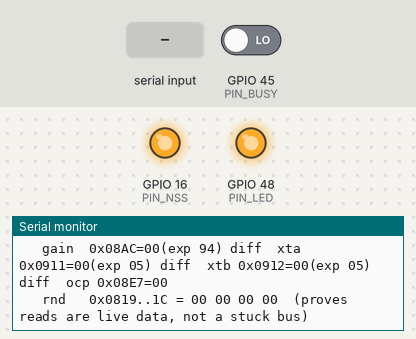
The program below on a simulated ESP32-S3. Parts: output pins drawn as LEDs (lit = HIGH), the last lines printed to the serial monitor. The test bench sets the inputs (shaded band); at power-on: GPIO 45 (PIN_BUSY) LOW. Pins used as bus, display or sensor lines are not drawn.

Above: at 1.4 s.
1.5 s: "90 45\n" received over Serial
At 2.2 s:
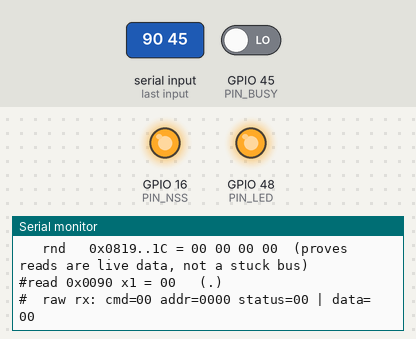
4.5 s: "l 45\n" received over Serial
At 4.9 s:
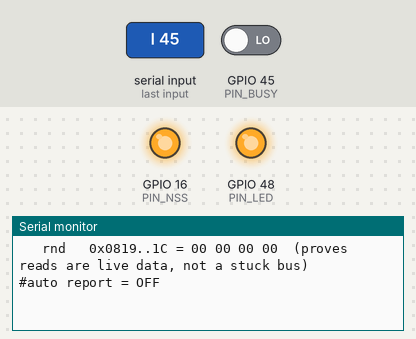

Measured:
- after the input at 1.5 s, the serial monitor: prints a new line at once (image 1)
- after the input at 4.5 s, the serial monitor: prints a new line at once (image 2)

The program:

main.cpp
```cpp
#include <Arduino.h>
#include <SPI.h>
#include <stdarg.h>
#include <stdio.h>
#include <stdlib.h>
#include <string.h>

#include "config.h"

// ============================================================================
// spi-read —— 第二步：通过 SPI 读 LoRa(SX126x) 的寄存器/参数，打印到串口
//
// ⚠️ 关键：SX126x 返回**数据**的命令，在命令/地址之后先吐一个 Status 字节，
//    数据从下一个字节才开始（手册的 SPI 交互表原文）：
//
//      表 13-25 READREGISTER   byte0=0x1D 1=addrH 2=addrL 3=NOP→**Status** 4..=data
//      表 13-39 GETPACKETTYPE  byte0=0x11 1=NOP→**Status** 2=NOP→packetType
//      表 13-84 GETDEVICEERRORS byte0=0x17 1=NOP→**Status** 2-3=NOP→OpError(15:0)
//      表 13-82 GETRSSIINST    byte0=0x15 1=NOP→**Status** 2=NOP→RssiInst
//      表 13-78 GETSTATUS      byte0=0xC0 1=NOP→**Status**      ← 这条的"数据"就是 Status
//
//    正文原话："主机必须在发送两字节的地址后发送一个 NOP，然后可以开始进行
//    下一个 NOP 触发的数据接收。"
//    → 所以读寄存器要发 n+1 个 NOP，数据从 **rx[4]** 开始取（rx[3] 是 Status）。
//    RadioLib 也是这么做的：Module.cpp:402 `memcpy(dataIn, &buffIn[cmdLen + STATUS/8], numBytes)`
//
//   串口命令：a=立刻打印一次  l=自动打印开/关  s=SPI 时钟换档
//             <地址>      例如 0740        -> 读该地址 1 字节（并打印原始字节）
//             <地址>.<n>  例如 0320.16     -> 读 n 字节
//             h=帮助
// ============================================================================

static uint32_t g_hz = SPI_HZ_DEFAULT;
static bool     g_auto = true;
static uint32_t g_busyTo = 0;      // BUSY 等待超时次数
static uint32_t g_n = 0;           // 报告序号
static uint32_t g_lastReport = 0;

// ---------------------------------------------------------------- 串口（纯 ASCII）
static void pc(const char *fmt, ...) {
  if (!(bool)Serial) return;
  char b[256];
  va_list ap;
  va_start(ap, fmt);
  vsnprintf(b, sizeof(b), fmt, ap);
  va_end(ap);
  Serial.print(b);
}

// ---------------------------------------------------------------- 引脚
static void pinsSetup() {
  pinMode(PIN_LED, OUTPUT);
  digitalWrite(PIN_LED, (LED_ON_LEVEL == HIGH) ? LOW : HIGH);

  pinMode(PIN_NSS, OUTPUT);
  digitalWrite(PIN_NSS, HIGH);          // NSS 低有效：空闲必须高
  pinMode(PIN_RST, OUTPUT);
  digitalWrite(PIN_RST, HIGH);          // RST 低有效：空闲必须高（模组不复位）
  pinMode(PIN_BUSY, INPUT);             // 模组驱动，只读
  pinMode(PIN_MISO, INPUT);

  SPI.begin(PIN_SCK, PIN_MISO, PIN_MOSI, PIN_NSS);   // 核心不会把 NSS 挂成硬件 CS
}

// ---------------------------------------------------------------- 底层
static bool busyWait() {
  const uint32_t t0 = micros();
  while (digitalRead(PIN_BUSY) == HIGH) {
    if ((uint32_t)(micros() - t0) > BUSY_WAIT_US) {
      g_busyTo++;
      return false;
    }
  }
  return true;
}

// 一次完整事务：BUSY 等低 -> NSS 低 -> 收发 n 字节 -> NSS 高
static void xfer(const uint8_t *tx, uint8_t *rx, size_t n) {
  busyWait();
  SPI.beginTransaction(SPISettings(g_hz, MSBFIRST, SPI_MODE0));   // SX126x: CPOL=0 CPHA=0
  digitalWrite(PIN_NSS, LOW);
  SPI.transferBytes(tx, rx, (uint32_t)n);
  digitalWrite(PIN_NSS, HIGH);
  SPI.endTransaction();
}

static uint8_t cmdStatus() {                    // GetStatus 0xC0 + NOP -> rx[1] = Status
  uint8_t tx[2] = {CMD_GET_STATUS, 0x00}, rx[2] = {0, 0};
  xfer(tx, rx, 2);
  return rx[1];
}

static uint8_t cmdPacketType() {                // GetPacketType 0x11 + NOP + NOP -> rx[2]
  uint8_t tx[3] = {CMD_GET_PACKET_TYPE, 0x00, 0x00}, rx[3] = {0, 0, 0};
  xfer(tx, rx, 3);
  return rx[2];
}

static uint16_t cmdDeviceErrors() {             // GetDeviceErrors 0x17 + NOP + NOP -> rx[2..3]
  uint8_t tx[4] = {CMD_GET_DEVICE_ERRORS, 0x00, 0x00, 0x00}, rx[4] = {0, 0, 0, 0};
  xfer(tx, rx, 4);
  return (uint16_t)(((uint16_t)rx[2] << 8) | rx[3]);
}

// ReadRegister 0x1D + addrH + addrL + (n+1)×NOP；rx[3] 是 Status，数据从 rx[4] 开始
// raw（可选）回传整个接收缓冲，便于核对偏移
static void cmdReadRegsRaw(uint16_t addr, uint8_t *out, uint8_t n, uint8_t *raw) {
  uint8_t tx[20], rx[20];
  if (n > 16) n = 16;
  memset(tx, 0, sizeof(tx));
  memset(rx, 0, sizeof(rx));
  tx[0] = CMD_READ_REGISTER;
  tx[1] = (uint8_t)(addr >> 8);
  tx[2] = (uint8_t)(addr & 0xFF);
  xfer(tx, rx, (size_t)n + 4);
  memcpy(out, rx + 4, n);
  if (raw) memcpy(raw, rx, (size_t)n + 4);
}

static void cmdReadRegs(uint16_t addr, uint8_t *out, uint8_t n) {
  cmdReadRegsRaw(addr, out, n, nullptr);
}

static uint8_t readReg1(uint16_t addr) {
  uint8_t v = 0;
  cmdReadRegs(addr, &v, 1);
  return v;
}

// ---------------------------------------------------------------- 判读
static const char *modeName(uint8_t st) {
  switch ((st & 0x70) >> 4) {
    case 0x2: return "STBY_RC";
    case 0x3: return "STBY_XOSC";
    case 0x4: return "FS";
    case 0x5: return "RX";
    case 0x6: return "TX";
    default:  return "?";
  }
}

static const char *pktName(uint8_t p) { return (p == 0x01) ? "LoRa" : (p == 0x00 ? "FSK" : "?"); }

static bool verIsChip(const uint8_t *v) {
  static const char *const names[4] = {"SX1261", "SX1262", "SX1268", "LLCC68"};
  for (uint8_t i = 0; i < 4; i++)
    if (memcmp(v, names[i], 6) == 0) return true;
  return false;
}

static const char *verdictOf(const uint8_t *ver, bool chip) {
  if (chip) return "OK (SPI works, chip answered)";
  uint8_t ones = 0, zeros = 0;
  for (uint8_t i = 0; i < 16; i++) {
    if (ver[i] == 0xFF) ones++;
    if (ver[i] == 0x00) zeros++;
  }
  if (ones == 16) return "MISO stuck HIGH (all FF) - check MISO wire / power / NSS";
  if (zeros == 16) return "MISO stuck LOW (all 00) - check MISO short / NSS / reset";
  return "garbage - wiring or SPI clock too fast";
}

// ---------------------------------------------------------------- 报告
static void report() {
  g_n++;
  uint8_t ver[16];
  char asc[20];
  memset(ver, 0, sizeof(ver));
  cmdReadRegs(REG_VERSION_STRING, ver, 16);
  for (uint8_t i = 0; i < 16; i++)
    asc[i] = (ver[i] >= 0x20 && ver[i] <= 0x7E) ? (char)ver[i] : '.';
  asc[16] = 0;

  const uint8_t st = cmdStatus();
  const uint8_t pkt = cmdPacketType();
  const uint16_t err = cmdDeviceErrors();
  const uint8_t syncM = readReg1(REG_LORA_SYNC_MSB);
  const uint8_t syncL = readReg1(REG_LORA_SYNC_LSB);
  const uint8_t gain = readReg1(REG_RX_GAIN);
  const uint8_t ocp = readReg1(REG_OCP);
  const uint8_t xta = readReg1(REG_XTA_TRIM);
  const uint8_t xtb = readReg1(REG_XTB_TRIM);
  uint8_t rnd[4] = {0, 0, 0, 0};
  cmdReadRegs(REG_RANDOM_GEN, rnd, 4);

  const bool chip = verIsChip(ver);
  pc("#%lu @%lukHz  st=0x%02X(%s)  pkt=0x%02X(%s)%s  err=0x%04X  busyTo=%lu\n",
     (unsigned long)g_n, (unsigned long)(g_hz / 1000), (unsigned)st, modeName(st),
     (unsigned)pkt, pktName(pkt), (pkt == 0x00 ? " [default after reset]" : ""),
     (unsigned)err, (unsigned long)g_busyTo);
  pc("   ver   0x0320 = \"%s\"   %s\n", asc, verdictOf(ver, chip));
  pc("   sync  0x0740=%02X(exp 14)%s  0x0741=%02X(exp 24)%s  -> 0x%02X%02X (%s)\n",
     (unsigned)syncM, syncM == 0x14 ? " OK" : " MISMATCH", (unsigned)syncL,
     syncL == 0x24 ? " OK" : " MISMATCH", (unsigned)syncM, (unsigned)syncL,
     (syncM == 0x14 && syncL == 0x24) ? "private net, LoRa syncword 0x12"
                                      : ((syncM == 0x34 && syncL == 0x44) ? "public net (LoRaWAN)"
                                                                          : "custom"));
  pc("   gain  0x08AC=%02X(exp 94)%s  xta 0x0911=%02X(exp 05)%s  xtb 0x0912=%02X(exp 05)%s"
     "  ocp 0x08E7=%02X\n",
     (unsigned)gain, gain == 0x94 ? " OK" : " diff", (unsigned)xta, xta == 0x05 ? " OK" : " diff",
     (unsigned)xtb, xtb == 0x05 ? " OK" : " diff", (unsigned)ocp);
  pc("   rnd   0x0819..1C = %02X %02X %02X %02X  (proves reads are live data, not a stuck bus)\n",
     rnd[0], rnd[1], rnd[2], rnd[3]);
}

// ---------------------------------------------------------------- 读任意地址
// 输入形如 "0740" 或 "0320.16"
static void readAddrCmd(const char *s) {
  char buf[24];
  strncpy(buf, s, sizeof(buf) - 1);
  buf[sizeof(buf) - 1] = 0;

  uint8_t len = 1;
  char *dot = strchr(buf, '.');
  if (dot) {
    *dot = 0;
    const long l = atol(dot + 1);
    if (l < 1) len = 1; else if (l > 16) len = 16; else len = (uint8_t)l;
  }
  const long addr = strtol(buf, NULL, 16);
  if (addr < 0 || addr > 0xFFFF) {
    pc("#? bad address \"%s\" (use hex, e.g. 0740 or 0320.16)\n", s);
    return;
  }

  uint8_t v[16], raw[20];
  memset(v, 0, sizeof(v));
  memset(raw, 0, sizeof(raw));
  cmdReadRegsRaw((uint16_t)addr, v, len, raw);
  pc("#read 0x%04X x%u =", (unsigned)addr, (unsigned)len);
  for (uint8_t i = 0; i < len; i++) pc(" %02X", v[i]);
  pc("   (");
  for (uint8_t i = 0; i < len; i++) pc("%c", (v[i] >= 0x20 && v[i] <= 0x7E) ? v[i] : '.');
  pc(")\n");
  pc("#  raw rx: cmd=%02X addr=%02X%02X status=%02X | data=", raw[0], raw[1], raw[2], raw[3]);
  for (uint8_t i = 0; i < len; i++) pc(" %02X", raw[4 + i]);
  pc("\n");
}

// ---------------------------------------------------------------- 帮助
static void printHelp() {
  pc("keys / commands (line ends with Enter):\n");
  pc("  a          print one report now\n");
  pc("  l          auto report on/off (every %d ms)\n", REPORT_MS);
  pc("  s          SPI clock: 1M -> 2M -> 4M -> 8M -> 16M MHz\n");
  pc("  0740       read 1 byte at hex address 0x0740\n");
  pc("  0320.16    read 16 bytes at 0x0320 (version string)\n");
  pc("  h          help\n");
}

// ---------------------------------------------------------------- 命令
static void stepClock() {
  static const uint32_t hz[5] = {1000000UL, 2000000UL, 4000000UL, 8000000UL, 16000000UL};
  uint8_t i = 0;
  for (i = 0; i < 5; i++) if (hz[i] == g_hz) break;
  g_hz = hz[(i + 1) % 5];
  pc("#clk = %lukHz (the real SX126x limit is 16MHz; lower it if reads go bad)\n",
     (unsigned long)(g_hz / 1000));
}

static char s_line[32];
static uint8_t s_len = 0;

static void onLine(char *line) {
  while (*line == ' ') line++;
  if (!*line) return;
  const char c = line[0];
  if (c == 'a') { report(); return; }
  if (c == 'l') { g_auto = !g_auto; pc("#auto report = %s\n", g_auto ? "ON" : "OFF"); return; }
  if (c == 's') { stepClock(); return; }
  if (c == 'h' || c == '?') { printHelp(); return; }
  if ((c >= '0' && c <= '9') || (c >= 'a' && c <= 'f') || (c >= 'A' && c <= 'F')) {
    readAddrCmd(line);
    return;
  }
  pc("#? unknown \"%s\" (h for help)\n", line);
}

static void pollSerial() {
  while (Serial.available()) {
    const char c = (char)Serial.read();
    if (c == '\r' || c == '\n') {
      if (s_len) {
        s_line[s_len] = 0;
        s_len = 0;
        onLine(s_line);
      }
      continue;
    }
    if (c == 8 || c == 127) { if (s_len) s_len--; continue; }
    if (s_len < sizeof(s_line) - 1) s_line[s_len++] = c;
  }
}

// ---------------------------------------------------------------- setup / loop
static void banner() {
  pc("\n===== spi-read : read SX126x registers over SPI =====\n");
  pc("board : %s\n", BOARD_NAME);
  pc("spi   : NSS=G%d SCK=G%d MOSI=G%d MISO=G%d  mode0  %lukHz\n", (int)PIN_NSS,
     (int)PIN_SCK, (int)PIN_MOSI, (int)PIN_MISO, (unsigned long)(g_hz / 1000));
  pc("ctrl  : RST=G%d (driven HIGH)  BUSY=G%d (input, waited before every command)\n",
     (int)PIN_RST, (int)PIN_BUSY);
  pc("after reset the chip is in STDBY_RC and the registers hold their datasheet\n");
  pc("reset values (Table 12-1): 0x0740=0x14 0x0741=0x24 0x08AC=0x94 0x0911=0x05 0x0912=0x05\n");
  printHelp();
}

void setup() {
  pinsSetup();
  Serial.begin(115200);
  delay(200);
  banner();

  // 复位脉冲：让寄存器回到手册的复位默认值，便于逐项比对
  digitalWrite(PIN_RST, LOW);
  delay(RST_LOW_MS);
  digitalWrite(PIN_RST, HIGH);
  delay(5);
  pc("#reset pulse done (RST low %dms). BUSY now = %u\n", RST_LOW_MS,
     (unsigned)digitalRead(PIN_BUSY));

  report();
  g_lastReport = millis();
}

void loop() {
  pollSerial();
  const uint32_t now = millis();
  if (g_auto && (uint32_t)(now - g_lastReport) >= REPORT_MS) {
    g_lastReport = now;
    report();
  }
  delay(2);
}
```

config.h
```cpp
#pragma once

// ============================================================================
// spi-read —— 第二步：用 SPI 读 SX126x 的寄存器/参数，打印到串口
//
// 引脚与正式固件完全一致（gun 的 config.h / PCB 引脚映射表），只在这一处定义。
//
// 2026-09-12：网关板已改为 **与枪端主板完全相同的接线**（见 gateway/src/config.h），
// 因此不再区分两块板 —— 网关也烧 [env:gun-s3]（原 gw-esp32 env 已删除）。
// ============================================================================

#define BOARD_NAME "gun-board / gateway（ESP32-S3，接线相同）"
#define PIN_NSS   16
#define PIN_SCK   42
#define PIN_MOSI  15
#define PIN_MISO  41
#define PIN_RST   46
#define PIN_BUSY  45
#define PIN_LED   48
#define LED_ON_LEVEL LOW

// ---------------------------------------------------------------- 参数
#define SPI_HZ_DEFAULT 1000000UL   // 先用 1MHz（稳），按 s 逐档提到 16MHz
#define RST_LOW_MS     2           // 开机复位脉冲（SX126x 要求 >100µs）
#define BUSY_WAIT_US   3000        // 发命令前等 BUSY 变低的上限（超时只计数，不卡死）
#define REPORT_MS      2000        // 自动打印周期

// ---------------------------------------------------------------- SX126x 命令
// 出处：DS_SX1262.pdf 表 12-1 / §13（已与 RadioLib SX126x.h 对照一致）
#define CMD_SET_STANDBY        0x80
#define CMD_READ_REGISTER      0x1D
#define CMD_GET_STATUS         0xC0
#define CMD_GET_PACKET_TYPE    0x11
#define CMD_GET_RSSI_INST      0x15
#define CMD_GET_DEVICE_ERRORS  0x17

// ---------------------------------------------------------------- 寄存器
#define REG_VERSION_STRING     0x0320   // 16 字节 ASCII："SX1268"
#define REG_LORA_SYNC_MSB      0x0740   // 复位值 0x14（私有网 0x1424 / 公共网 0x3444）
#define REG_LORA_SYNC_LSB      0x0741   // 复位值 0x24
#define REG_RX_GAIN            0x08AC   // 复位值 0x94（boosted 0x96）
#define REG_OCP                0x08E7   // 与芯片相关：SX1262 常为 0x38 / SX1261 为 0x18
#define REG_XTA_TRIM           0x0911   // 复位值 0x05
#define REG_XTB_TRIM           0x0912   // 复位值 0x05
#define REG_RANDOM_GEN         0x0819   // 4 字节随机数（用于确认"读"是真的）
```
